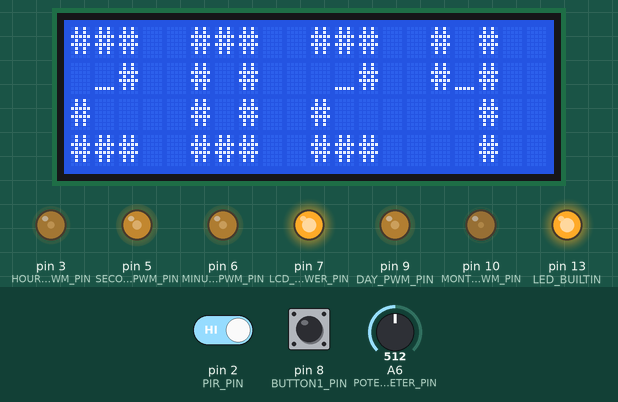
The sketch below on a simulated Arduino Nano, built with avr-gcc and run on an emulated ATmega328P. Parts: 20×4 character LCD, output pins drawn as LEDs (lit = HIGH). The test bench sets the inputs (shaded band); at power-on: pin 8 (BUTTON1_PIN) HIGH, A6 (POTENTIOMETER_PIN) = 512, pin 2 (PIR_PIN) HIGH. The local clock reads 2024-03-15 10:24:30 at power-on unless the sketch sets it.

Above: at 6.7 s.
6.8 s: pin 8 (BUTTON1_PIN) pulled LOW for 0.3 s
At 8.3 s:
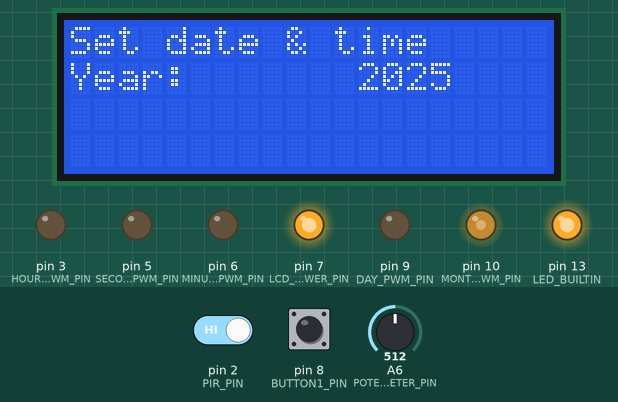
8.6 s: pin 8 (BUTTON1_PIN) pulled LOW for 1 s
At 10.3 s:
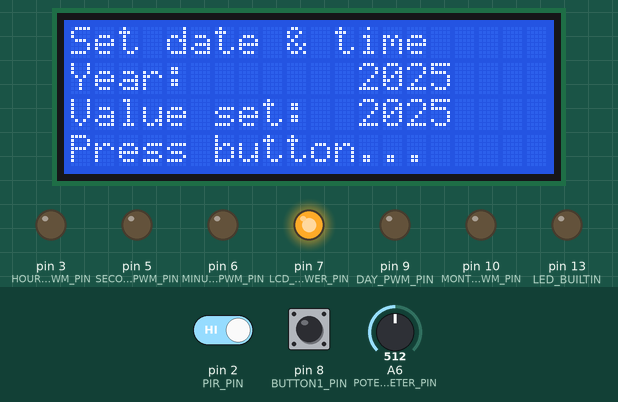
11.2 s: pin 8 (BUTTON1_PIN) pulled LOW for 0.3 s
At 12.7 s:
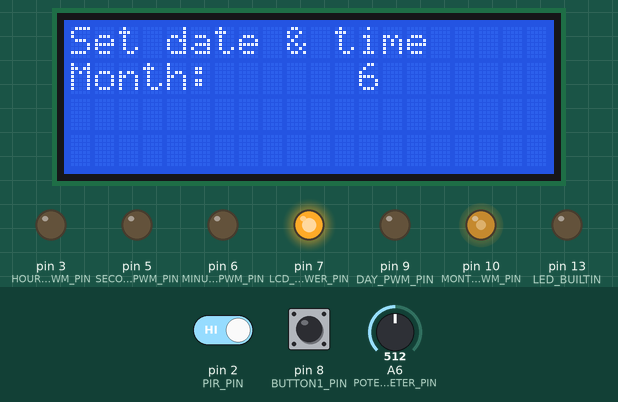
13.0 s: A6 (POTENTIOMETER_PIN) set to 716
At 14.0 s:
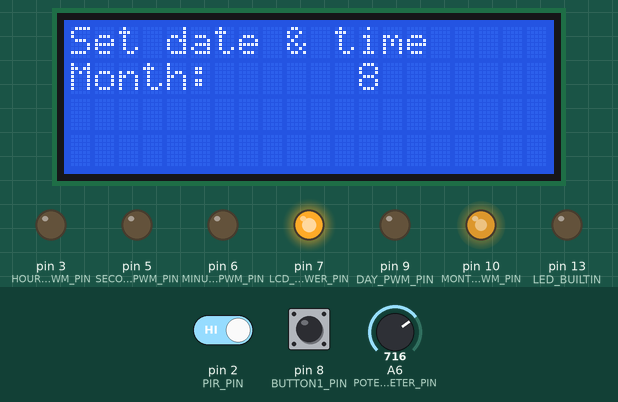
14.5 s: pin 8 (BUTTON1_PIN) pulled LOW for 3.2 s
At 18.8 s:
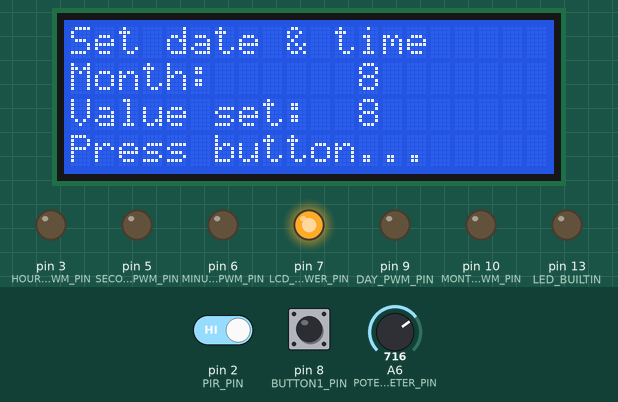
19.3 s: pin 8 (BUTTON1_PIN) pulled LOW for 0.3 s
At 20.0 s:
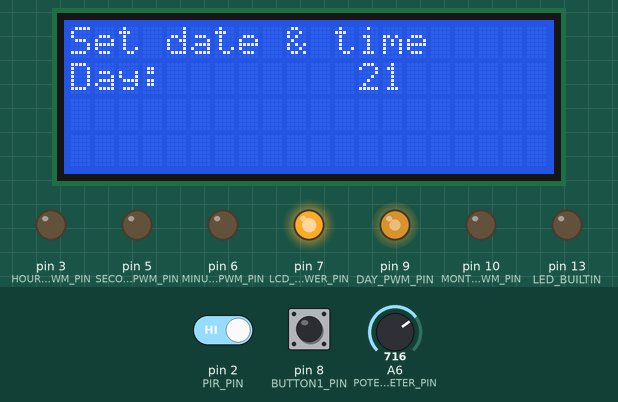
Timing chart, 0 to 22.1 s (numbered marks = the images above; inputs shaded):
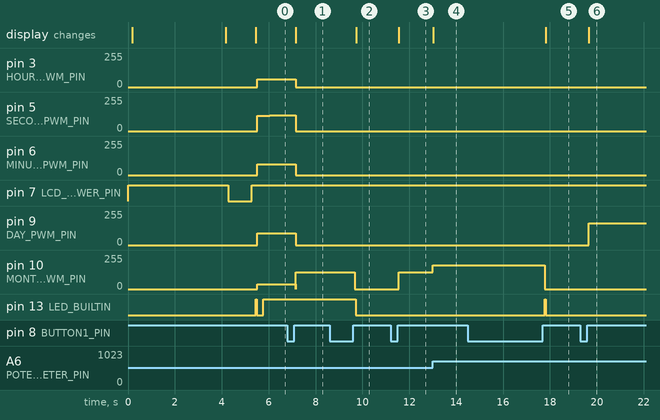

Measured:
- after the input at 6.8 s, pin 3 (HOURS_PWM_PIN): 57/255 → 0/255 after 0.35 s; pin 6 (MINUTES_PWM_PIN): 80/255 → 0/255 after 0.35 s; pin 9 (DAY_PWM_PIN): 87/255 → 0/255 after 0.35 s; pin 10 (MONTH_PWM_PIN): 37/255 → 127/255 after 0.35 s; the display: changes after 0.36 s (image 1)
- after the input at 8.6 s, pin 10 (MONTH_PWM_PIN): 127/255 → 0/255 after 1.1 s; pin 13 (LED_BUILTIN): HIGH → LOW after 1.1 s; the display: changes after 1.1 s (image 2)
- after the input at 11.2 s, pin 10 (MONTH_PWM_PIN): 0/255 → 127/255 after 0.36 s; the display: changes after 0.36 s (image 3)
- after the input at 13.0 s, pin 10 (MONTH_PWM_PIN): 127/255 → 178/255 at once; the display: changes at once (image 4)
- after the input at 14.5 s, pin 10 (MONTH_PWM_PIN): 178/255 → 0/255 after 3.3 s; pin 13 (LED_BUILTIN): LOW → HIGH after 3.3 s, → LOW 0.05 s later; the display: changes after 3.3 s (image 5)
- after the input at 19.3 s, pin 9 (DAY_PWM_PIN): 0/255 → 165/255 after 0.36 s; the display: changes after 0.36 s (image 6)

The sketch:

voltmeterClockArduinoCode.ino
```cpp
#include <Time.h>
#include <TimeLib.h>
#include <DS3232RTC.h>
#include <LiquidCrystal.h>
LiquidCrystal lcd(11, 12, A0, A1, A2, A3);

//Voltmeter Clock Version 0.4

//pwm pins at 490Hz are 3, 9, 10, and 11
//pwm pins at 980Hz are 5, 6
byte secondsVoltmeterScale[]    = {0, 10, 20, 30, 40,  50,  59};
byte secondsVoltmeterScalePWM[] = {9, 42, 68, 97, 136, 185, 255};
#define SECONDS_MIN_PWM 9
#define SECONDS_MAX_PWM 255
#define SECONDS_PWM_PIN 5

byte minutesVoltmeterScale[]    = {0,  10, 20, 30, 40,  50,  59};
byte minutesVoltmeterScalePWM[] = {21, 48, 70, 95, 132, 176, 250};
#define MINUTES_MIN_PWM 21
#define MINUTES_MAX_PWM 250
#define MINUTES_PWM_PIN 6

byte hoursVoltmeterScale[]    = {0, 3,  6,  9,  12, 15, 18,  21,  23};
byte hoursVoltmeterScalePWM[] = {3, 18, 37, 52, 69, 87, 111, 141, 183};
#define HOURS_MIN_PWM 3
#define HOURS_MAX_PWM 183
#define HOURS_PWM_PIN 3

byte dayVoltmeterScale[]    = {1,  5,  10, 15, 20,  25,  31};
byte dayVoltmeterScalePWM[] = {10, 38, 61, 87, 120, 164, 232};
#define DAY_MIN_PWM 10
#define DAY_MAX_PWM 232
#define DAY_PWM_PIN 9

byte monthVoltmeterScale[]    = {1, 2,  4,  6,  8,   10,  12};
byte monthVoltmeterScalePWM[] = {0, 23, 52, 82, 127, 188, 255};
#define MONTH_MIN_PWM 0
#define MONTH_MAX_PWM 255
#define MONTH_PWM_PIN 10

#define BUTTON1_PIN 8
#define LCD_AND_LIGHTS_POWER_PIN 7
#define PIR_PIN 2
#define POTENTIOMETER_PIN A6

byte xPosLCD = 0;
byte yPosLCD = 0;

float mapfloatReturnFloat(float x, float in_min, float in_max, float out_min, float out_max) {
  return (x - in_min) * (out_max - out_min) / (in_max - in_min) + out_min;
}

int mapfloat(float x, float in_min, float in_max, float out_min, float out_max) {
  return (x - in_min) * (out_max - out_min) / (in_max - in_min) + out_min;
}

void blinkLED() {
  digitalWrite(LED_BUILTIN, HIGH);
  delay(50);
  digitalWrite(LED_BUILTIN, LOW);
}

bool digitalReadDebounce(int pin) {
  if (digitalRead(pin) == LOW) {
    delay(50);
    bool debounceRunning = true;
    while (debounceRunning) {
      if (digitalRead(pin) == HIGH) {
        debounceRunning = false;
      }
    }
    delay(50);
    return true;
  }
  return false;
}

void voltmeterAllSet(byte pwmValue) {
  analogWrite(SECONDS_PWM_PIN, pwmValue);
  analogWrite(MINUTES_PWM_PIN, pwmValue);
  analogWrite(HOURS_PWM_PIN, pwmValue);
  analogWrite(DAY_PWM_PIN, pwmValue);
  analogWrite(MONTH_PWM_PIN, pwmValue);
}

void voltmeterAllMax() {
  analogWrite(SECONDS_PWM_PIN, SECONDS_MAX_PWM);
  analogWrite(MINUTES_PWM_PIN, MINUTES_MAX_PWM);
  analogWrite(HOURS_PWM_PIN, HOURS_MAX_PWM);
  analogWrite(DAY_PWM_PIN, DAY_MAX_PWM);
  analogWrite(MONTH_PWM_PIN, MONTH_MAX_PWM);
}

void voltmeterAllMin() {
  analogWrite(SECONDS_PWM_PIN, SECONDS_MIN_PWM);
  analogWrite(MINUTES_PWM_PIN, MINUTES_MIN_PWM);
  analogWrite(HOURS_PWM_PIN, HOURS_MIN_PWM);
  analogWrite(DAY_PWM_PIN, DAY_MIN_PWM);
  analogWrite(MONTH_PWM_PIN, MONTH_MIN_PWM);
}

void voltmeterAllOff() {
  analogWrite(SECONDS_PWM_PIN, 0);
  //digitalWrite(SECONDS_PWM_PIN,LOW);
  analogWrite(MINUTES_PWM_PIN, 0);
  analogWrite(HOURS_PWM_PIN, 0);
  analogWrite(DAY_PWM_PIN, 0);
  analogWrite(MONTH_PWM_PIN, 0);
}

int selectTimeValueDisplayOnLcdAndVoltmeter(String valueName, int pin, int minPWM, int maxPWM, int value, int valueMin, int valueMax) {
  bool runningVar = true;
  lcd.clear();
  lcd.print("Set date & time");
  lcd.setCursor(0, 1);
  lcd.print(valueName + ": ");

  while (runningVar) {
    lcd.setCursor(12, 1);
    lcd.print("    ");
    lcd.setCursor(12, 1);
    lcd.print(map(analogRead(POTENTIOMETER_PIN), 0, 1023, valueMin, valueMax), DEC);

    byte mappedPwmVal = map(analogRead(POTENTIOMETER_PIN), 0, 1023, minPWM, maxPWM);
    analogWrite(pin, (mappedPwmVal)); //TODO: Replace with function to display value on voltmeter displays accurately
    if (digitalReadDebounce(BUTTON1_PIN)) {
      runningVar = false;
    }
    delay(25);
  }
  value = map(analogRead(POTENTIOMETER_PIN), 0, 1023, valueMin, valueMax);
  voltmeterAllOff();
  blinkLED();
  lcd.setCursor(0, 2);
  lcd.print("Value set:");
  lcd.setCursor(12, 2);
  lcd.print(value);
  lcd.setCursor(0, 3);
  lcd.print("Press button...");
  while (!digitalReadDebounce(BUTTON1_PIN));
  return value;
}

void setDateTime(unsigned int setYear, byte setMonth, byte setDay, byte setHour, byte setMin, byte setSec) {
  //arguments are selectTimeValueDisplayOnLcdAndVoltmeter(valueName, pin, minPWM, maxPWM, value, valueMin, valueMax)
  voltmeterAllOff();
  lcdCustomXYClear();
  setYear = selectTimeValueDisplayOnLcdAndVoltmeter("Year",   MONTH_PWM_PIN,   MONTH_MIN_PWM,   MONTH_MAX_PWM,   setYear,  2010, 2040);
  setMonth = selectTimeValueDisplayOnLcdAndVoltmeter("Month", MONTH_PWM_PIN,   MONTH_MIN_PWM,   MONTH_MAX_PWM,   setMonth, 1,    12);
  setDay = selectTimeValueDisplayOnLcdAndVoltmeter("Day",     DAY_PWM_PIN,     DAY_MIN_PWM,     DAY_MAX_PWM,     setDay,   1,    31);
  setHour = selectTimeValueDisplayOnLcdAndVoltmeter("Hour",   HOURS_PWM_PIN,   HOURS_MIN_PWM,   HOURS_MAX_PWM,   setHour,  0,    23);
  setMin = selectTimeValueDisplayOnLcdAndVoltmeter("Minute",  MINUTES_PWM_PIN, MINUTES_MIN_PWM, MINUTES_MAX_PWM, setMin,   0,    59);
  setSec = selectTimeValueDisplayOnLcdAndVoltmeter("Second",  SECONDS_PWM_PIN, SECONDS_MIN_PWM, SECONDS_MAX_PWM, setSec,   0,    59);
  lcdCustomXYClear();
  lcd.print("Y " + String(setYear));
  lcd.setCursor(10, 0);
  lcd.print("M " + String(setMonth));
  lcd.setCursor(0, 1);
  lcd.print("D " + String(setDay));
  lcd.setCursor(10, 1);
  lcd.print("h" + String(setHour));
  lcd.setCursor(0, 2);
  lcd.print("m" + String(setMin));
  lcd.setCursor(10, 2);
  lcd.print("s" + String(setSec));

  lcd.setCursor(0, 3);
  lcd.print("Press button to set");
  delay(500);

  bool runningVar = true;
  unsigned long targetMillis = 0;
  while (runningVar) {
    if (millis() > targetMillis) {
      digitalWrite(LED_BUILTIN, !digitalRead(LED_BUILTIN));
      targetMillis = millis() + 1000;
    }
    if (digitalReadDebounce(BUTTON1_PIN)) {
      runningVar = false;
    }
  }
  digitalWrite(LED_BUILTIN, LOW);
  lcdCustomXYClear();
  setTime(setHour, setMin, setSec, setDay, setMonth, setYear);
  RTC.set(now());
  setSyncProvider(RTC.get);
}

void turnOnLCD() {
  digitalWrite(LCD_AND_LIGHTS_POWER_PIN, HIGH);
  delay(100);
  lcd.begin(20, 4);
  lcdCustomXYClear();
}

void turnOffLCD() {
  lcdCustomXYClear();
  delay(100);
  digitalWrite(LCD_AND_LIGHTS_POWER_PIN, LOW);
}

void lcdCustomXYClear() {
  xPosLCD = 0;
  yPosLCD = 0;
  lcd.clear();
}

void lcdSetCursor(byte x, byte y) {
  xPosLCD = x;
  yPosLCD = y;
  lcd.setCursor(x, y);
}

void lcdDigit(byte digit) {
  digit = constrain(digit, 0, 9);
  switch (digit) {
    case 0:
      lcd.setCursor(xPosLCD, 0); lcd.print("###");
      lcd.setCursor(xPosLCD, 1); lcd.print("# #");
      lcd.setCursor(xPosLCD, 2); lcd.print("# #");
      lcd.setCursor(xPosLCD, 3); lcd.print("###");
      break;
    case 1:
      lcd.setCursor(xPosLCD, 0); lcd.print("  #");
      lcd.setCursor(xPosLCD, 1); lcd.print("  #");
      lcd.setCursor(xPosLCD, 2); lcd.print("  #");
      lcd.setCursor(xPosLCD, 3); lcd.print("  #");
      break;
    case 2:
      lcd.setCursor(xPosLCD, 0); lcd.print("###");
      lcd.setCursor(xPosLCD, 1); lcd.print(" _#");
      lcd.setCursor(xPosLCD, 2); lcd.print("#");
      lcd.setCursor(xPosLCD, 3); lcd.print("###");
      break;
    case 3:
      lcd.setCursor(xPosLCD, 0); lcd.print("###");
      lcd.setCursor(xPosLCD, 1); lcd.print("__#");
      lcd.setCursor(xPosLCD, 2); lcd.print("  #");
      lcd.setCursor(xPosLCD, 3); lcd.print("###");
      break;
    case 4:
      lcd.setCursor(xPosLCD, 0); lcd.print("# #");
      lcd.setCursor(xPosLCD, 1); lcd.print("#_#");
      lcd.setCursor(xPosLCD, 2); lcd.print("  #");
      lcd.setCursor(xPosLCD, 3); lcd.print("  #");
      break;
    case 5:
      lcd.setCursor(xPosLCD, 0); lcd.print("###");
      lcd.setCursor(xPosLCD, 1); lcd.print("#_");
      lcd.setCursor(xPosLCD, 2); lcd.print("  #");
      lcd.setCursor(xPosLCD, 3); lcd.print("###");
      break;
    case 6:
      lcd.setCursor(xPosLCD, 0); lcd.print("###");
      lcd.setCursor(xPosLCD, 1); lcd.print("#_");
      lcd.setCursor(xPosLCD, 2); lcd.print("# #");
      lcd.setCursor(xPosLCD, 3); lcd.print("###");
      break;
    case 7:
      lcd.setCursor(xPosLCD, 0); lcd.print("###");
      lcd.setCursor(xPosLCD, 1); lcd.print("  #");
      lcd.setCursor(xPosLCD, 2); lcd.print(" #");
      lcd.setCursor(xPosLCD, 3); lcd.print(" #");
      break;
    case 8:
      lcd.setCursor(xPosLCD, 0); lcd.print("###");
      lcd.setCursor(xPosLCD, 1); lcd.print("#_#");
      lcd.setCursor(xPosLCD, 2); lcd.print("# #");
      lcd.setCursor(xPosLCD, 3); lcd.print("###");
      break;
    case 9:
      lcd.setCursor(xPosLCD, 0); lcd.print("###");
      lcd.setCursor(xPosLCD, 1); lcd.print("#_#");
      lcd.setCursor(xPosLCD, 2); lcd.print("  #");
      lcd.setCursor(xPosLCD, 3); lcd.print("###");
      break;
  }
  lcdSetCursor(xPosLCD + 5, 0);
}

void lcdNumber(word num) {
  num = constrain(num, 0, 9999);
  lcdCustomXYClear();
  lcdDigit((num / 1000) % 10);
  lcdDigit((num / 100) % 10);
  lcdDigit((num / 10) % 10);
  lcdDigit(num % 10);
}

float getPositionOnScale(float scaleMin, float scaleMax, float valueOnScale) {
  //Return the position of the number on the scale (0.0-1.0)
  //This is scales valueOnScale from scaleMin-scaleMax to 0.0-1.0
  //The line: map(valueOnScale, scaleMin, scaleMax, 0, 1) could have been used but it returns an integer, not a float
  //I could have used mapfloatReturnFloat(valueOnScale, scaleMin, scaleMax, 0, 1) which is a function I created that has the same task as map(), but it takes and returns float values
  //However, this wasn't used here because the standard mapping equation can be simplified from:
  //  (x - in_min) * (out_max - out_min) / (in_max - in_min) + out_min
  //by replacing out_min with 0 and out_max with 1
  //which gets you:
  //  (x - in_min) * (1 - 0) / (in_max - in_min) + 0
  //which simplifies to:
  //  (valueOnScale - scaleMin) / (scaleMax - scaleMin)
  return (valueOnScale - scaleMin) / (scaleMax - scaleMin);
}

void displayMonth(float timeValue) {
  //Using pointers here to make the code more readable and similar between displayMonth, displayDay etc functions
  //Array of the scale which appears on the voltmeter display
  byte *voltmeterScale    = &monthVoltmeterScale[0];
  //Array of the corresponding PWM values needed for each scale marker on the voltmeter display
  byte *voltmeterScalePWM = &monthVoltmeterScalePWM[0];

  //Start at second position in voltmeterScale array and find the index of the first value in the voltmeterScale array which is larger than the monthValue argument
  //A for loop could have been used here, but this method is faster
  int i = 1;
  while (timeValue > voltmeterScale[i]) {
    i++;
  }

  //Get the position of monthValue between the larger and smaller corresponding values in the voltmeterScale array. The position will be between 0 and 1.
  //For example, if month value is 1,  its position is 0   between 1 and 2 in voltmeterScale.
  //For example, if month value is 2,  its position is 1   between 1 and 2 in voltmeterScale.
  //For example, if month value is 3,  its position is 0.5 between 2 and 4 in voltmeterScale.
  //For example, if month value is 4,  its position is 1   between 2 and 4 in voltmeterScale.
  //For example, if month value is 5,  its position is 0.5 between 4 and 6 in voltmeterScale.
  //...
  //For example, if month value is 12, its position is 1   between 10 and 12 in voltmeterScale.
  //old: float positionOnScale = 1 - ((voltmeterScale[i] - monthValue)/(voltmeterScale[i] - voltmeterScale[i-1]))
  float positionOnScale = getPositionOnScale(voltmeterScale[i - 1], voltmeterScale[i], timeValue);

  //Set PWMValue to a number between two values in the voltmeterScalePWM when scaled with positionOnScale
  //For example, if positionOnScale was 0,   PWMValue becomes voltmeterScalePWM[i - 1] (the lower pwm value in the array)
  //For example, if positionOnScale was 0.5, PWMValue becomes half way between voltmeterScalePWM[i - 1] and voltmeterScalePWM[i]
  //For example, if positionOnScale was 1,   PWMValue becomes voltmeterScalePWM[i] (the higher pwm value in the array)
  //In simplified terms the equation is:
  //PWMValue = ((1 - positionOnScale) * firstPointOnScale) + (positionOnScale * secondPointOnScale)
  int PWMValue = ((1.0 - positionOnScale) * float(voltmeterScalePWM[i - 1])) + (positionOnScale * float(voltmeterScalePWM[i]));
  analogWrite(MONTH_PWM_PIN, PWMValue);
}

void displayDay(float timeValue) {
  byte *voltmeterScale    = &dayVoltmeterScale[0];
  byte *voltmeterScalePWM = &dayVoltmeterScalePWM[0];
  int i = 1;
  while (timeValue > voltmeterScale[i]) {
    i++;
  }
  float positionOnScale = getPositionOnScale(voltmeterScale[i - 1], voltmeterScale[i], timeValue);
  int PWMValue = ((1.0 - positionOnScale) * float(voltmeterScalePWM[i - 1])) + (positionOnScale * float(voltmeterScalePWM[i]));
  analogWrite(DAY_PWM_PIN, PWMValue);
}

void displayHours(float timeValue) {
  byte *voltmeterScale    = &hoursVoltmeterScale[0];
  byte *voltmeterScalePWM = &hoursVoltmeterScalePWM[0];
  int i = 1;
  while (timeValue > voltmeterScale[i]) {
    i++;
  }
  float positionOnScale = getPositionOnScale(voltmeterScale[i - 1], voltmeterScale[i], timeValue);
  int PWMValue = ((1.0 - positionOnScale) * float(voltmeterScalePWM[i - 1])) + (positionOnScale * float(voltmeterScalePWM[i]));
  analogWrite(HOURS_PWM_PIN, PWMValue);
}

void displayMinutes(float timeValue) {
  byte *voltmeterScale    = &minutesVoltmeterScale[0];
  byte *voltmeterScalePWM = &minutesVoltmeterScalePWM[0];
  int i = 1;
  while (timeValue > voltmeterScale[i]) {
    i++;
  }
  float positionOnScale = getPositionOnScale(voltmeterScale[i - 1], voltmeterScale[i], timeValue);
  int PWMValue = ((1.0 - positionOnScale) * float(voltmeterScalePWM[i - 1])) + (positionOnScale * float(voltmeterScalePWM[i]));
  analogWrite(MINUTES_PWM_PIN, PWMValue);
}

void displaySeconds(float timeValue) {
  byte *voltmeterScale    = &secondsVoltmeterScale[0];
  byte *voltmeterScalePWM = &secondsVoltmeterScalePWM[0];
  int i = 1;
  while (timeValue > voltmeterScale[i]) {
    i++;
  }
  float positionOnScale = getPositionOnScale(voltmeterScale[i - 1], voltmeterScale[i], timeValue);
  int PWMValue = ((1.0 - positionOnScale) * float(voltmeterScalePWM[i - 1])) + (positionOnScale * float(voltmeterScalePWM[i]));
  analogWrite(SECONDS_PWM_PIN, PWMValue);
}

/////////////////////////////////////////////////////////////////////////////////////////////

void setup() {
  //Serial.begin(9600); //For debugging
  pinMode(SECONDS_PWM_PIN,          OUTPUT);
  pinMode(MINUTES_PWM_PIN,          OUTPUT);
  pinMode(HOURS_PWM_PIN,            OUTPUT);
  pinMode(DAY_PWM_PIN,              OUTPUT);
  pinMode(MONTH_PWM_PIN,            OUTPUT);
  pinMode(LED_BUILTIN,              OUTPUT);
  pinMode(LCD_AND_LIGHTS_POWER_PIN, OUTPUT);
  pinMode(PIR_PIN,                  INPUT);
  pinMode(BUTTON1_PIN,              INPUT_PULLUP);
  pinMode(POTENTIOMETER_PIN,        INPUT);

  //setSyncProvider to the RTC clock. Sync interval is 5 mins by default
  setSyncProvider(RTC.get);
  //setSyncInterval(interval); // Set the number of seconds between re-syncs
  if (timeStatus() != timeSet) {
    turnOnLCD();
    lcd.setCursor(0, 0);
    lcd.print("Unable to sync");
    lcd.setCursor(0, 1);
    lcd.print("with the RTC :(");
    lcd.setCursor(0, 2);
    lcd.print(timeStatus());
    lcd.setCursor(0, 3);
    lcd.print(timeSet);
    while (true) {
      digitalWrite(LED_BUILTIN, !digitalRead(LED_BUILTIN));
      delay(500);
    }
  }

  //Breifly show current date and time
  turnOnLCD();
  lcd.print(String(year()) + "-" + String(month()) + "-" + String(day()));
  lcd.setCursor(0, 1);
  lcd.print(String(hour()));
  lcd.setCursor(2, 1);
  lcd.print(":" + String(minute()));
  lcd.setCursor(5, 1);
  lcd.print(":" + String(second()));
  delay(4000);
  turnOffLCD();
  delay(1000);

  //Year is temporarily wrote to LCD only on startup
  turnOnLCD();
  lcdNumber(year());

  //testing assigning a veriable as a time_t type
  /*
    Serial.println(now());
    Serial.println(second());
    time_t test = now();
    Serial.println();
    Serial.println(test);
    Serial.println(second(test));
  */
  blinkLED();
}

void loop() {
  //time_t t = now();

  if (digitalRead(BUTTON1_PIN) == LOW) {
    //modify date and time
    if (digitalReadDebounce(BUTTON1_PIN)) {
      setDateTime(year(), month(), day(), hour(), minute(), second());
      delay(100);
      //t = now();
    }
  }

  //Now = secondsSince2000(year(t), month(t), day(t), hour(t), minute(t), second(t));

  //now(); // Returns the current time as seconds since Jan 1 1970 (Test if since 1970 etc)

  //year(t)   vs year()   vs
  //month(t)  vs month()  vs
  //day(t)    vs day()    vs
  //hour(t)   vs hour()   vs DateTime.Hour
  //minute(t) vs minute() vs DateTime.Minute
  //second(t) vs second() vs DateTime.Second

  //method of finding the amount of days in a month, if it is ever needed
  byte daysInMonth;
  if (month() == 4 or month() == 6 or month() == 9 or month() == 11) {
    //30 days in month
    daysInMonth = 30;
  } else if (month() == 2) {
	//Gregorian calendar rules:
    //Every year that is exactly divisible by four is a leap year, except for years that are exactly divisible by 100, but these centurial years are leap years if they are exactly divisible by 400
    if ((year() % 4) == 0) { //If the year is divisible by four
      if ((year() % 100) == 0) { //If the year is divisible by 100
        if ((year() % 400) == 0) { //If the year is divisible by 400
          //leap year
          daysInMonth = 29;
        } else {
          //not leap year
          daysInMonth = 28;
        }
      } else {
        //leap year
        daysInMonth = 29;
      }
    } else {
      //not leap year
      daysInMonth = 28;
    }
  } else {
    //month is no. 1,3,5,7,8,10 or 12 therefore 31 days in these month
    daysInMonth = 31;
  }

  //This was used, but didn't feel right on the clock and it gave weird numbers like saying it is month 12.5 (but the scale on the month voltmeter is 1-12)
  //float exactMonth  = month() + (day() / daysInMonth);
  //Same goes for days
  //float exactDay    = day() + (float(hour()) / 24);
  //Will re-add this feature in a later version once it has been tweaked
  float exactHour   = hour() + (float(minute()) / 60);
  float exactMinute = minute() + (float(second()) / 60);
  float exactSecond = second(); // TODO: Make seconds smoother

  displayMonth(month());
  displayDay(day());
  displayHours(hour());
  displayMinutes(minute());
  displaySeconds(second());
  delay(250);

  digitalWrite(LED_BUILTIN,digitalRead(PIR_PIN));
}
```
